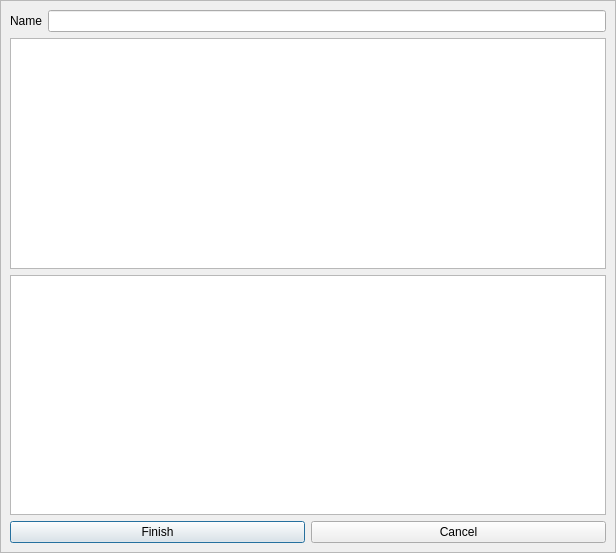
<?xml version="1.0" encoding="UTF-8"?>
<ui version="4.0">
 <class>Dialog</class>
 <widget class="QDialog" name="Dialog">
  <property name="geometry">
   <rect>
    <x>0</x>
    <y>0</y>
    <width>616</width>
    <height>553</height>
   </rect>
  </property>
  <property name="minimumSize">
   <size>
    <width>616</width>
    <height>553</height>
   </size>
  </property>
  <property name="windowTitle">
   <string>Dialog</string>
  </property>
  <layout class="QVBoxLayout" name="verticalLayout_2">
   <property name="spacing">
    <number>0</number>
   </property>
   <property name="leftMargin">
    <number>0</number>
   </property>
   <property name="topMargin">
    <number>0</number>
   </property>
   <property name="rightMargin">
    <number>0</number>
   </property>
   <property name="bottomMargin">
    <number>0</number>
   </property>
   <item>
    <widget class="QScrollArea" name="scrollArea">
     <property name="widgetResizable">
      <bool>true</bool>
     </property>
     <widget class="QWidget" name="scrollAreaWidgetContents">
      <property name="geometry">
       <rect>
        <x>0</x>
        <y>0</y>
        <width>614</width>
        <height>551</height>
       </rect>
      </property>
      <layout class="QVBoxLayout" name="verticalLayout" stretch="0,0,0,0">
       <property name="sizeConstraint">
        <enum>QLayout::SetDefaultConstraint</enum>
       </property>
       <property name="topMargin">
        <number>9</number>
       </property>
       <item>
        <layout class="QGridLayout" name="gridLayout">
         <property name="sizeConstraint">
          <enum>QLayout::SetMinimumSize</enum>
         </property>
         <item row="1" column="0">
          <widget class="QLabel" name="lblName">
           <property name="text">
            <string>Name</string>
           </property>
          </widget>
         </item>
         <item row="1" column="1">
          <widget class="QLineEdit" name="lineEditName"/>
         </item>
        </layout>
       </item>
       <item>
        <widget class="QTreeView" name="treeSubjects">
         <property name="minimumSize">
          <size>
           <width>0</width>
           <height>200</height>
          </size>
         </property>
         <property name="headerHidden">
          <bool>false</bool>
         </property>
        </widget>
       </item>
       <item>
        <widget class="QTableView" name="tableSchedule">
         <property name="minimumSize">
          <size>
           <width>0</width>
           <height>240</height>
          </size>
         </property>
        </widget>
       </item>
       <item>
        <layout class="QHBoxLayout" name="horizontalLayout_2">
         <item>
          <widget class="QPushButton" name="btnFinish">
           <property name="text">
            <string>Finish</string>
           </property>
          </widget>
         </item>
         <item>
          <widget class="QPushButton" name="btnCancel">
           <property name="text">
            <string>Cancel</string>
           </property>
          </widget>
         </item>
        </layout>
       </item>
      </layout>
     </widget>
    </widget>
   </item>
  </layout>
 </widget>
 <resources/>
 <connections/>
</ui>
